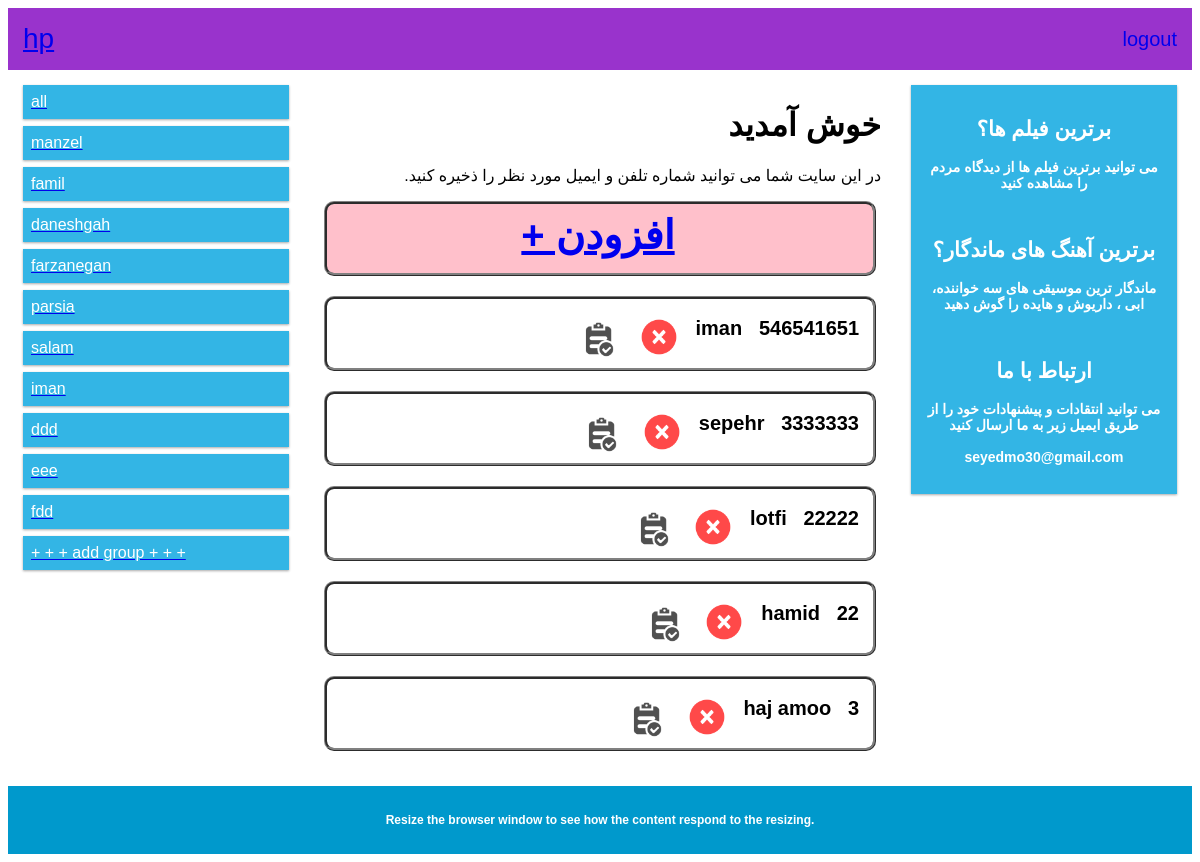
Screenshot of /contacts/ (signed in) with the database file from the repository.
### phone/models.py (models this page shows, shortened)
class Grp(models.Model):
    name=models.CharField(max_length=30)
    user=models.ForeignKey(User,on_delete=models.CASCADE)

class Phone(models.Model):
    name=models.CharField(max_length=30)
    number=models.IntegerField(12)
    group=models.ForeignKey(Grp,null='true' ,on_delete=models.CASCADE)
    user=models.ForeignKey(User,on_delete=models.CASCADE)

### phone/views.py (the view)
# urls.py: path('contacts/', views.contacts,name='contacts'),
@login_required(login_url="signup")
def contacts(request,grp_id = ''):
        if grp_id:
            group_id=get_object_or_404(Grp,pk=grp_id)
            contacts=Phone.objects.all().filter(user=request.user).filter(group=group_id)
            groups=Grp.objects.all().filter(user=request.user)
            return render(request,'phone/index.html',{'contacts':contacts,'groups':groups,'grp_id':group_id.id})
        else:
            contacts=Phone.objects.all().filter(user=request.user)
            groups=Grp.objects.all().filter(user=request.user)
            return render(request,'phone/index.html',{'contacts':contacts,'groups':groups})

### phone/templates/phone/index.html (shortened to what this page needs)
{% extends 'base.html' %}
{% load staticfiles %}
{% block content %}
<div class="row">
<div class="col-3 col-s-3 menu">
  <ul>
		<a href="/contacts">
    <li>all </li>
		</a>
		{%for group in groups%}
		<a href="/contacts/{{group.id}}">
    <li>{{group.name}} </li>
		</a>
		{% endfor %}
			<a href="/add_grp">
	    <li>+ + + add group + + + </li>
			</a>
  </ul>
</div>
<div style="direction:rtl"  class="col-6 col-s-9">
  <h1>خوش آمدید</h1>
  <p>در این سایت شما می توانید شماره تلفن و ایمیل مورد نظر را ذخیره کنید.</p>
	<div >
<a href="{% url 'add'%}">
	<div class="div1" style="background-color:pink;text-align: center;font-size:40px;">
<b>افزودن + <b>
</diV></a>
{% for contact in contacts.all %}
<div class="div1" >
<div class="div2">
{{contact.name}} &nbsp&nbsp{{contact.number}} &nbsp&nbsp
<div style="float:left">
	{% if grp_id %}
  <a href="/contacts/{{grp_id}}/delete/{{contact.id}}" >
		{% else %}
		<a href="/contacts/delete/{{contact.id}}" >
		{% endif %}
		<img class="star" src="{% static 'delete.png' %}" alt="rate" width="40" height=auto></a> &nbsp
  <a href="/contacts/update/{{contact.id}}" ><img class="star" src="{% static 'edit.png' %}" alt="rate" width="40" height=auto></a> &nbsp
</div></div></div>
{% endfor %}
</div>
</div>
{%endblock%}

### contact/templates/base.html (shortened to what this page needs)
<!DOCTYPE html>
<html>
<head>
</head>
<body>
<div class="header">
  {% if user.is_authenticated %}
  <a href="{% url 'contacts'%}"
  <b style="font-size:28px">{{user}}</b>
</a>
  <a href="javascript:{document.getElementById('logout').submit()}">
  <div style="float:right;margin-top:5px;font-size:20px"> logout </div>
  </a>
{% endif %}
</div>
{% block content %}
{% endblock  %}
<div class="col-3 col-s-12">
  <div class="aside">
    <h2>برترین فیلم ها؟</h2>
    <p>می توانید برترین فیلم ها از دیدگاه مردم را مشاهده کنید</p><br>
    <h2>برترین آهنگ های ماندگار؟</h2>
    <p>ماندگار ترین موسیقی های سه خواننده، ابی ، داریوش و هایده را گوش دهید</p><br>
    <h2>ارتباط با ما</h2>
    <p>می توانید انتقادات و پیشنهادات خود را از طریق ایمیل زیر به ما ارسال کنید<br><br>
	seyedmo30@gmail.com</p>
  </div>
</div>
</div>
<div class="footer">
  <p>Resize the browser window to see how the content respond to the resizing.</p>
</div>
</body>
</html>

### rows the page displays
Grp: name "manzel"
Grp: name "famil"
Grp: name "daneshgah"
Grp: name "farzanegan"
Grp: name "parsia"
Grp: name "salam"
Grp: name "iman"
Grp: name "ddd"
Grp: name "eee"
Grp: name "fdd"
Phone: name "iman"
Phone: name "sepehr"
Phone: name "lotfi"
Phone: name "hamid"
Phone: name "haj amoo"

### other values shown
{{ user }} "hp"
